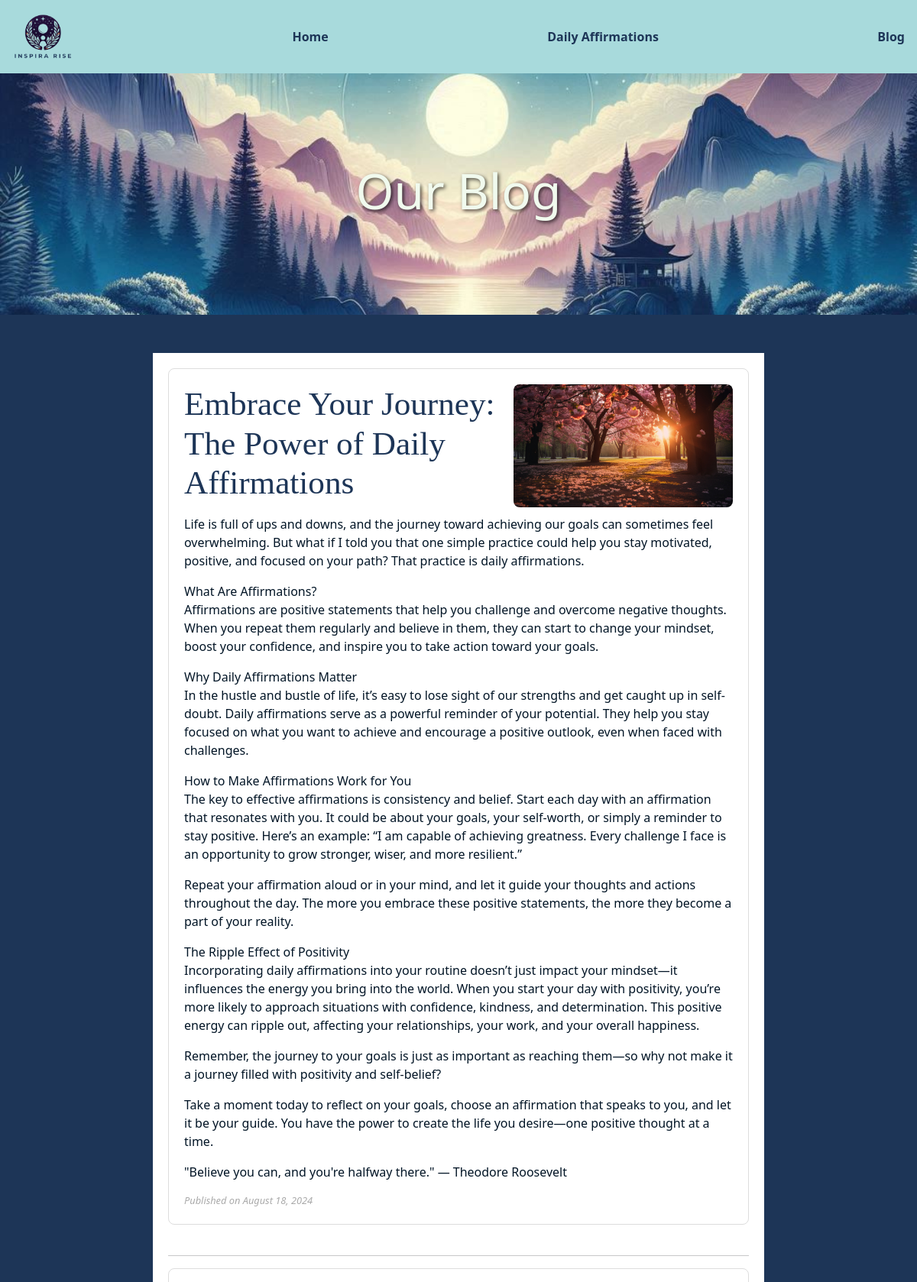
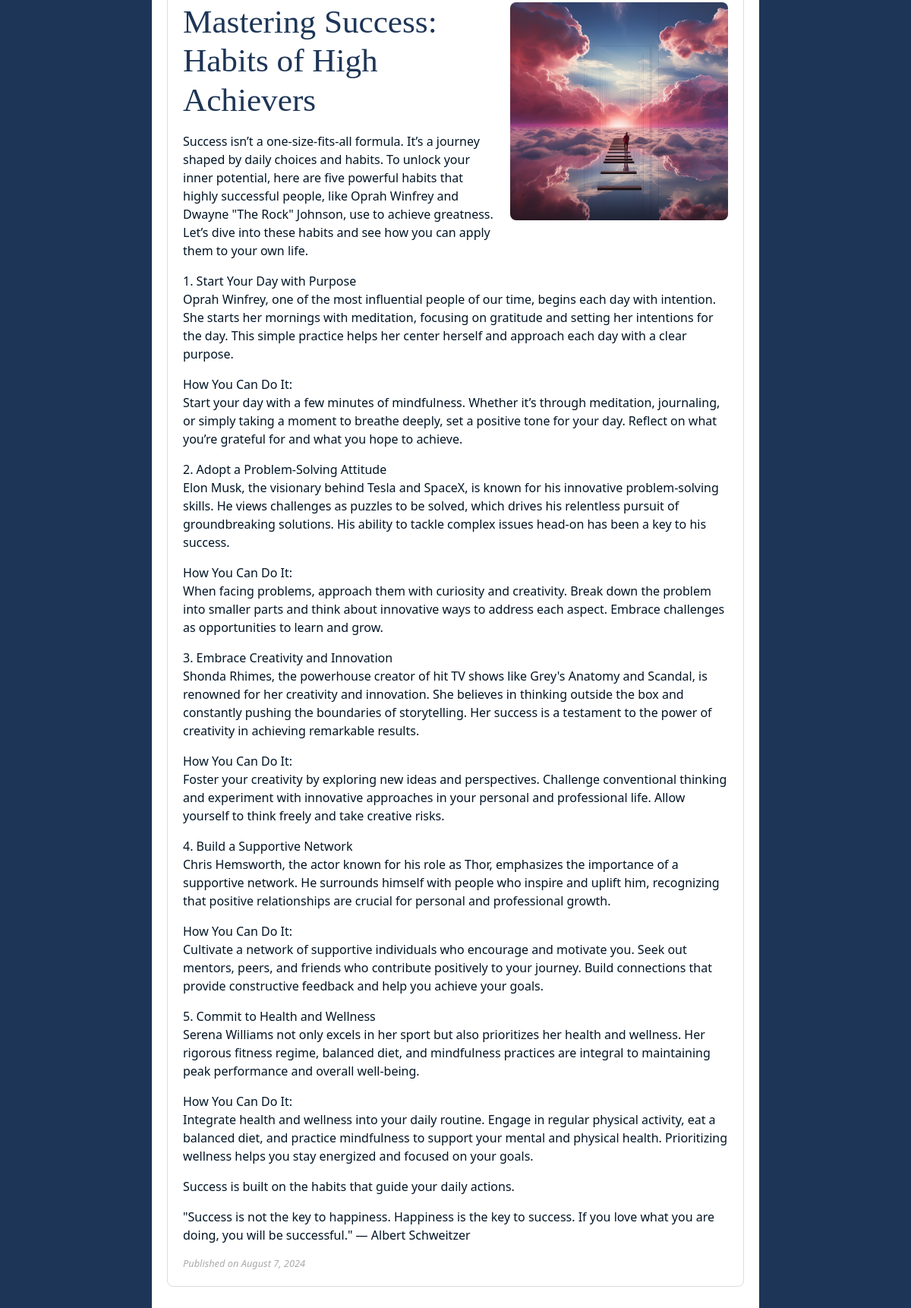
Screenshot of /blog/ (upper part) with the database file from the repository (2 pictures, top to bottom).
### quotes/models.py (models this page shows, shortened)
class BlogPost(models.Model):
    title = models.CharField(max_length=200)
    content = models.TextField()
    created_at = models.DateTimeField(auto_now_add=True)
    updated_at = models.DateTimeField(auto_now=True)
    image = models.ImageField(upload_to='blog_images/', null=True, blank=True)

### quotes/views.py (the view)
# urls.py: path('blog/', blog, name='blog'),
def blog(request):
    posts = BlogPost.objects.all().order_by('-created_at')
    return render(request, 'quotes/blog.html', {'posts': posts})

### quotes/templates/quotes/blog.html
{% extends 'base.html' %}
{% load static %}
{% block content %}
<div class="blog-cover">
    <img src="{% static 'quotes/images/pic2.png' %}" alt="Our Blog Cover" class="cover-image">
    <div class="cover-text">
        <h1>Our Blog</h1>
    </div>
</div>
<div class="blog-container">
    {% for post in posts %}
        <article class="blog-post">
            {% if post.image %}
                <img src="{{ post.image.url }}" alt="{{ post.title }}" class="post-image">
            {% endif %}
            <h2>{{ post.title }}</h2>
            <p>{{ post.content|linebreaks }}</p>
            <small class="date">Published on {{ post.created_at|date:"F j, Y" }}</small>
        </article>
        <hr>
    {% endfor %}
</div>
{% endblock %}

### quotes/static/quotes/css/styles.css (style rules this page uses)
:root { --primary-color: #A8DADC; --secondary-color: #F1FAEE; --accent-color: #457B9D; --background-color: #1D3557; }
body { background-color: var(--background-color) !important; font-family: Arial, sans-serif; color: var(--secondary-color); margin: 0; padding: 0; }
h1, h2 { color: var(--secondary-color) !important; }
.date { font-size: 0.8em; color: #888; }
.blog-cover { position: relative; text-align: center; color: white; margin-bottom: 50px; }
.cover-image { width: 100%; height: auto; display: block; }
.cover-text { position: absolute; top: 50%; left: 50%; transform: translate(-50%, -50%); }
.cover-text h1 { font-size: 4rem; text-shadow: 2px 2px 5px rgba(0, 0, 0, 0.7); }
.blog-container { max-width: 800px; margin: 0 auto; padding: 20px; background-color: #ffffff; }
.blog-post { position: relative; margin-bottom: 40px; padding: 20px; border: 1px solid #ddd; border-radius: 8px; background-color: #ffffff; }
.blog-post img { float: right; margin-left: 20px; margin-bottom: 10px; max-width: 40%; border-radius: 8px; }
.blog-post h2 { color: var(--background-color) !important; margin-top: 0; font-family: 'Playfair Display', serif; font-size: 2.7rem; }
.blog-post p { color: #021526; }
.date { display: block; margin-top: 10px; font-style: italic; color: #aaa; }
html, body { height: 100%; margin: 0; }
body { display: flex; flex-direction: column; }

### rows the page displays
BlogPost: image (picture), title "Embrace Your Journey: The Power of Daily Affirmations", content "Life is full of ups and downs, and the journey toward achieving our goals can sometimes feel overwhelming. But what if I told you that one simple practice could help you stay motivated, positive, and focused on your path? That practice is daily affirmations. What Are Affirmations? Affirmations are positive statements that help you challenge and overcome negative thoughts. When you repeat them regularly and believe in them, they can start to change your mindset, boost your confidence, and inspire you to take action toward your goals. Why Daily Affirmations Matter In the hustle and bustle of life, it’s easy to lose sight of our strengths and get caught up in self-doubt. Daily affirmations…", created_at "August 18, 2024"
BlogPost: image (picture), title "Mastering Success: Habits of High Achievers", content "Success isn’t a one-size-fits-all formula. It’s a journey shaped by daily choices and habits. To unlock your inner potential, here are five powerful habits that highly successful people, like Oprah Winfrey and Dwayne \"The Rock\" Johnson, use to achieve greatness. Let’s dive into these habits and see how you can apply them to your own life. 1. Start Your Day with Purpose Oprah Winfrey, one of the most influential people of our time, begins each day with intention. She starts her mornings with meditation, focusing on gratitude and setting her intentions for the day. This simple practice helps her center herself and approach each day with a clear purpose. How You Can Do It: Start your day with…", created_at "August 7, 2024"
